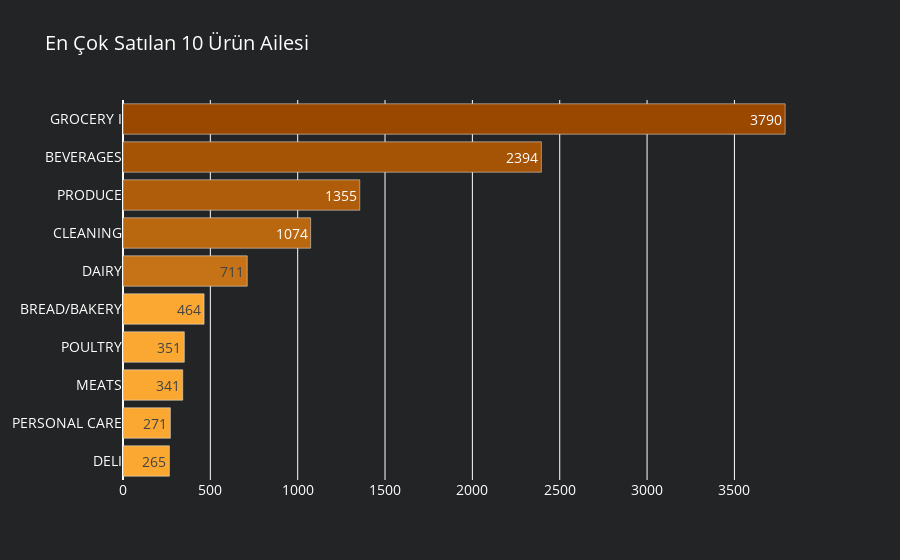

The cell this chart's notebook holds for it:
### Code cell
df_fa_sa = df_train1.groupby('family').agg({"sales" : "mean"}).reset_index().sort_values(by='sales', ascending=False)[:10]
df_fa_sa['color'] = colors['level10']
df_fa_sa['color'][:1] = colors['level1']
df_fa_sa['color'][1:2] = colors['level2']
df_fa_sa['color'][2:3] = colors['level3']
df_fa_sa['color'][3:4] = colors['level4']
df_fa_sa['color'][4:5] = colors['level5']

fig1 = go.Figure(data=[go.Bar(x=df_fa_sa['sales'],
                             y=df_fa_sa['family'], 
                             marker=dict(color= df_fa_sa['color']),
                             name='Family', orientation='h',
                             text=df_fa_sa['sales'].astype(int),
                             textposition='auto',
                             hoverinfo='text',
                             hovertext=
                            '<b>Ürün Ailesi</b>:'+ df_fa_sa['family'] +'<br>' +
                            '<b>Satış Adedi</b>:'+ df_fa_sa['sales'].astype(int).astype(str) +'<br>' ,
                            # hovertemplate='Family: %{y}'+'<br>Sales: $%{x:.0f}'
                            )])
fig1.update_layout(title_text='En Çok Satılan 10 Ürün Ailesi',paper_bgcolor=colors['background'],plot_bgcolor=colors['background'],
                font=dict(
                size=14,
                color='white'))

fig1.update_yaxes(showgrid=False, categoryorder='total ascending')

### Figure 1 — Plotly figure (JSON) as saved in the notebook; plotly's stock layout.template omitted (floating-point values rounded to 4 significant figures)
{"data": [{"hoverinfo": "text", "hovertext": ["<b>Ürün Ailesi</b>:GROCERY I<br><b>Satış Adedi</b>:3790<br>", "<b>Ürün Ailesi</b>:BEVERAGES<br><b>Satış Adedi</b>:2394<br>", "<b>Ürün Ailesi</b>:PRODUCE<br><b>Satış Adedi</b>:1355<br>", "<b>Ürün Ailesi</b>:CLEANING<br><b>Satış Adedi</b>:1074<br>", "<b>Ürün Ailesi</b>:DAIRY<br><b>Satış Adedi</b>:711<br>", "<b>Ürün Ailesi</b>:BREAD/BAKERY<br><b>Satış Adedi</b>:464<br>", "<b>Ürün Ailesi</b>:POULTRY<br><b>Satış Adedi</b>:351<br>", "<b>Ürün Ailesi</b>:MEATS<br><b>Satış Adedi</b>:341<br>", "<b>Ürün Ailesi</b>:PERSONAL CARE<br><b>Satış Adedi</b>:271<br>", "<b>Ürün Ailesi</b>:DELI<br><b>Satış Adedi</b>:265<br>"], "marker": {"color": ["#9a4800", "#a55305", "#af5d0b", "#ba6810", "#c57316", "#faa831", "#faa831", "#faa831", "#faa831", "#faa831"]}, "name": "Family", "orientation": "h", "text": [3790, 2394, 1355, 1074, 711, 464, 351, 341, 271, 265], "textposition": "auto", "type": "bar", "x": [3790.0, 2395.0, 1355.0, 1074.0, 711.2, 464.2, 351.1, 342.0, 271.2, 265.6], "y": ["GROCERY I", "BEVERAGES", "PRODUCE", "CLEANING", "DAIRY", "BREAD/BAKERY", "POULTRY", "MEATS", "PERSONAL CARE", "DELI"]}], "layout": {"font": {"color": "white", "size": 14}, "paper_bgcolor": "#232425", "plot_bgcolor": "#232425", "title": {"text": "En Çok Satılan 10 Ürün Ailesi"}, "yaxis": {"categoryorder": "total ascending", "showgrid": false}}}
